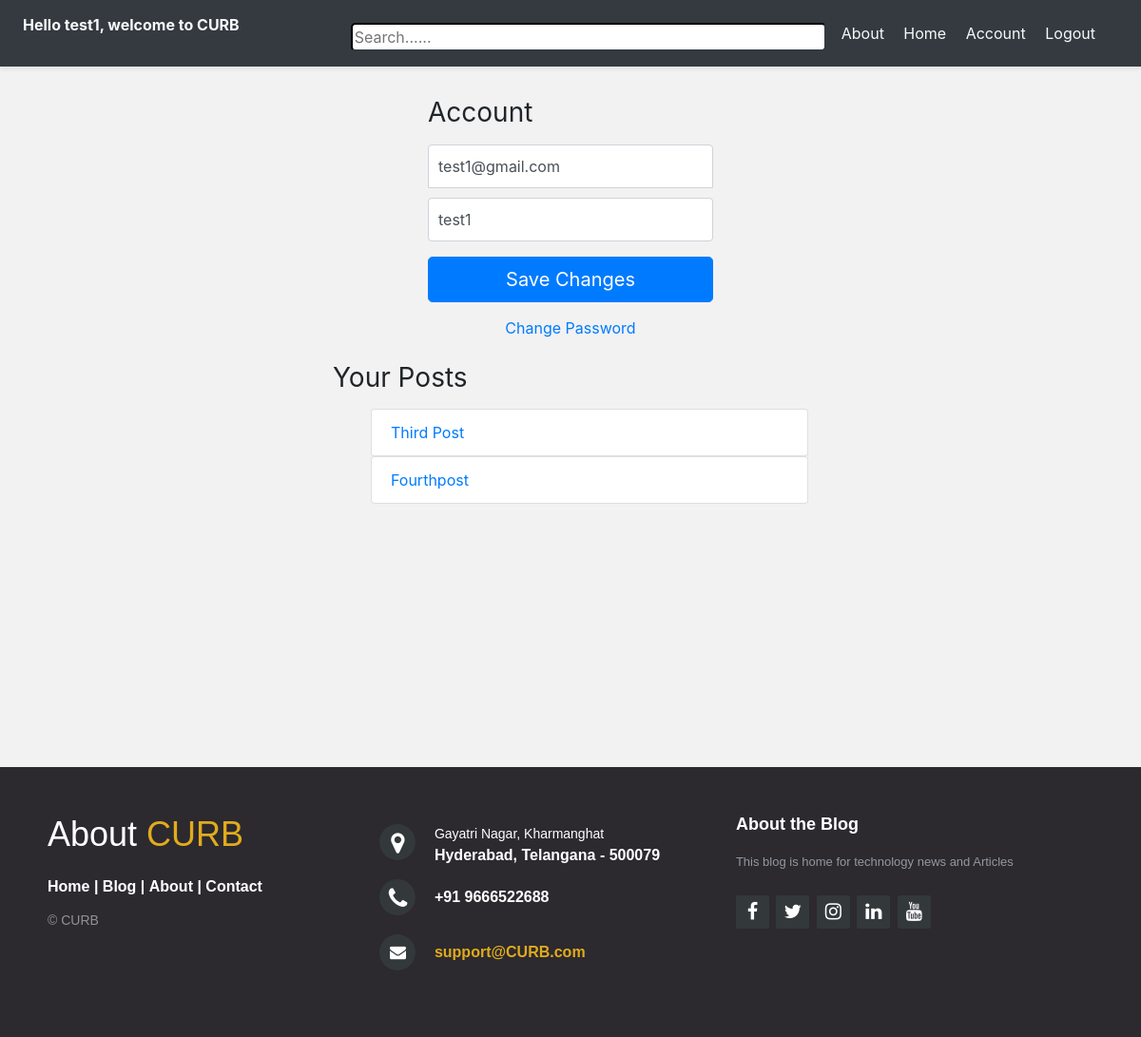
The page /account/ (signed in) on the database its author committed.
### account/models.py (models this page shows, shortened)
class Account(AbstractBaseUser):
    email                          =models.EmailField(verbose_name="email",max_length=60, unique=True)
    username                       =models.CharField(max_length=30, unique=True)
    date_joined                    =models.DateField(verbose_name="date joined",auto_now_add=True)
    last_login                     =models.DateField(verbose_name="last login", auto_now=True)
    is_admin                       =models.BooleanField(default=False)
    is_active                      =models.BooleanField(default=True)
    is_staff                       =models.BooleanField(default=False)
    is_superuser                   =models.BooleanField(default=False)
    USERNAME_FIELD ='email'
    REQUIRED_FIELDS= ['username',]
    objects=MyAccountManager()

### blog/models.py (models this page shows)
class BlogPost(models.Model):
    title = models.CharField(max_length=50, null=False, blank=False)
    body = models.TextField(max_length=5000, null=False, blank=False)
    image = models.ImageField(upload_to=upload_location, null=False, blank=False)
    date_published = models.DateTimeField(auto_now_add=True, verbose_name="date published")
    date_updated = models.DateTimeField(auto_now=True, verbose_name="date updated")
    author = models.ForeignKey(settings.AUTH_USER_MODEL,
                               on_delete=models.CASCADE)  # setting with the user in DB, on_delete is when this blog post is deleted, delete anything that associated with this blog post(images and all data).
    slug = models.SlugField(blank=True, unique=True)
    def __str__(self):
        return self.title

### account/views.py (the view)
# urls.py: path('account/', account_view, name="account"),
def account_view(request):
    if not request.user.is_authenticated:
        return redirect("login")
    context={}
    if request.POST:
        form=AccountUpdateForm(request.POST,instance=request.user)
        if form.is_valid():
            form.initial={
                "email":request.POST['email'],
                "username":request.POST['username'],          #showing the feild immediately after updating the form
            }
            form.save()
            context['success_message']="Updated"
    else:
        form=AccountUpdateForm(
            initial={
                "email":request.user.email,
                "username":request.user.username,
            }
        )
    context['account_form']=form
    blog_posts=BlogPost.objects.filter(author= request.user)
    context['blog_posts']=blog_posts
    return render(request,'account/account.html',context)

### account/forms.py (shortened to what this page needs)
class AccountUpdateForm(forms.ModelForm):
    class Meta:
        model=Account
        fields=('email','username')

### account/templates/account/account.html (shortened to what this page needs)
{% extends 'base.html'%}
{% block content %}
<form class="form-signin" method="post">{% csrf_token %}
    <h1 class="h3 mb-3 font-weight-normal">Account</h1>
    <input
        type="email"
        name="email"
        id="inputEmail"
        class="form-control"
        placeholder="Email address"
        required autofocus
        value="{{account_form.initial.email}}">
    <input
        type="text"
        name="username"
        id="inputUsername"
        class="form-control"
        placeholder="Username" required
        value="{{account_form.initial.username}}">
    <button class="btn btn-lg btn-primary btn-block" type="submit">Save Changes</button>
  </form>
  <div class="d-flex flex-column">
      <a class="m-auto" href="{% url 'password_change' %}">Change Password</a>
  </div>
  <div class="container mt-4">
      <div class="row">
          <div class="blog-posts">
            <h3 class="mb-3 font-weight-normal">
                Your Posts
            </h3>
            {% if blog_posts %}
            <ul>
            {% for post in blog_posts %}
                <a href="{% url 'blog:detail' post.slug %}" style="text-decoration: none;">
                    <li class="list-group-item">{{post}}</li>
                </a>
            {% endfor %}
            </ul>
            {% else %}
            <p>You have no posts. Create a post <a href="{% url 'blog: create' %}">here</a>.</p>
            {% endif %}
        </div>
      </div>
  </div>
{% endblock content %}

### templates/snippets/header.html (shortened to what this page needs)
<link rel="stylesheet" href="https://stackpath.bootstrapcdn.com/bootstrap/4.4.1/css/bootstrap.min.css"
>
<link rel="stylesheet" href="https://stackpath.bootstrapcdn.com/font-awesome/4.7.0/css/font-awesome.min.css"
>
<div class="d-flex flex-column flex-md-row align-items-center p-3 px-md-4 mb-3 bg-dark border-bottom shadow-sm">
    <h6 class="my-0 mr-md-auto font-weight-normal text-light">
        {% if request.user.is_authenticated %}
        <p><strong> Hello {{ request.user.username }}, welcome to CURB</strong></p>
        {% endif %}
    </h6>
    <div class="search-bar mt-sm-2 mr-2 ">
        <form method="GET">
            <input  type="text"
                    class="form-cotrol border-dark"
                    name="q" id="id_q"
                    placeholder="Search......"
                    style="border-radius: 5px;"
                    aria-pressed="true">
        </form>
    </div>
    <nav class="my-2 my-md-0 mr-md-3">
            <a class="p-2 text-light" href="{% url 'about' %}">About</a>
        {% if request.user.is_authenticated %}
            <a class="p-2 text-light" href="{% url 'home' %}">Home</a>
            <a class="p-2 text-light" href="{% url 'account' %}">Account</a>
            <a class="p-2 text-light" href="{% url 'logout' %}">Logout</a>
        {% else %}
            <a class="p-2 text-light" href="{% url 'home' %}">Home</a> |
            <a class="p-2 text-light" href="{% url 'login' %}">Login</a>|
            <a class="btn btn-outline-primary" href="{% url 'register' %}">Register</a>
        {% endif %}
    </nav>
</div>

### templates/snippets/header.html (style rules this page uses)
.container { max-width: 960px; }
.search-bar input { width: 500px; }

### templates/snippets/base_css.html (style rules this page uses)
body { background-color: #f2f2f2; }

### account/templates/account/account.html (style rules this page uses)
.form-signin { width: 100%; max-width: 330px; padding: 15px; margin: auto; }
.form-signin .form-control { position: relative; box-sizing: border-box; height: auto; padding: 10px; font-size: 16px; }
.form-signin input[type="email"] { margin-bottom: 10px; border-bottom-right-radius: 0; border-bottom-left-radius: 0; }
.blog-posts { max-width: 500px; width: 100%; margin: auto; }

### rows shown on the page
Account: user.username "test1", email "test1@gmail.com", username "test1"
BlogPost: title "Third Post"
BlogPost: title "Fourthpost"
